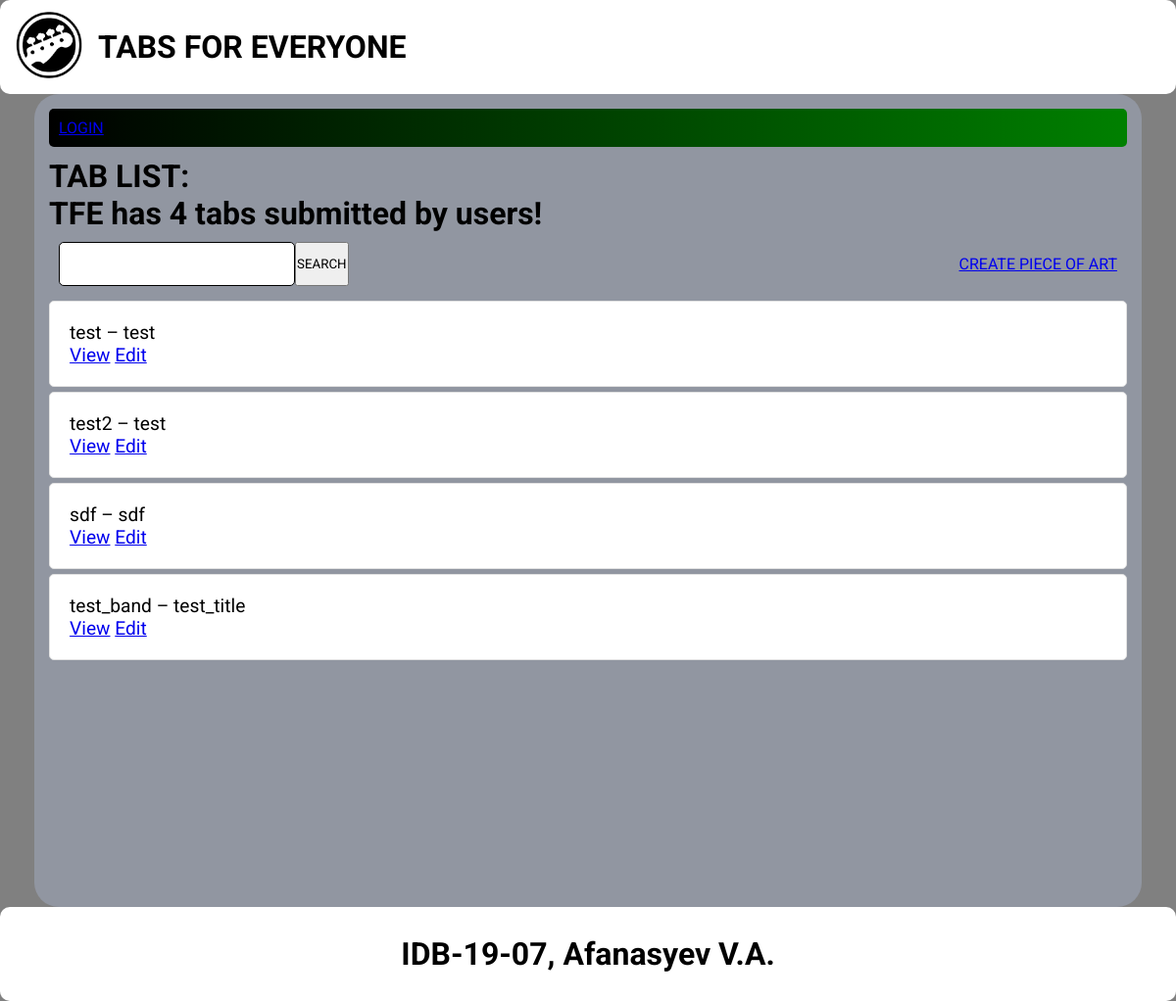
The page / on the database its author committed.
### tfe/models.py (models this page shows, shortened)
class Tab(models.Model):
    user = models.ForeignKey(User, on_delete=models.CASCADE, null=True, blank=True)
    time = models.DateTimeField(auto_now_add=True)
    band = models.CharField(max_length=100)
    album = models.CharField(max_length=100, null=True)
    title = models.CharField(max_length=100)
    instrument = models.CharField(max_length=100)
    description = models.TextField(null=True, blank=True)
    tab_image = models.ImageField(upload_to='images/')

### tfe/views.py (the view)
# urls.py: path('', TabList.as_view(), name='tabs'),
class TabList(ListView):
    model = Tab
    context_object_name = 'tabs'
    template_name = 'tfe/index.html'
    def get_context_data(self, *, object_list=None, **kwargs):
        context = super().get_context_data(**kwargs)
        context['tab_count'] = context['tabs'].count()
        search_input = self.request.GET.get('search_area') or ''
        if search_input:
            context['tabs'] = context['tabs'].filter(
                title__icontains=search_input,
                band__icontains=search_input
            )
        context['search_input'] = search_input
        return context

### tfe/templates/tfe/index.html
{% extends 'tfe/main.html' %}
{% block content %}
    <div class="user-bar">
        {% if request.user.is_authenticated %}
            <p>YOU ARE LOGGED IN AS: {{ request.user }}</p>
            <a href="{% url 'tfe:logout' %}">LOGOUT</a>
        {% else %}
            <a href="{% url 'tfe:login' %}">LOGIN</a>
        {% endif %}
    </div>
    <h1 class="tab-list-text">TAB LIST:</h1>
    {% if tab_count > 0 %}
        <h1>TFE has {{ tab_count }} tab{{ tab_count|pluralize:"s" }} submitted by users!</h1>
    {% else %}
        <h1>TFE has 0 tab{{ tab_count|pluralize:"s" }} submitted by users!</h1>
    {% endif %}
    <div class="search-create-wrapper">
        <form method="GET" class="search-area">
            <input type="text" name="search_area" value="{{ search_input }}">
            <input class="search-button" type="submit" value="SEARCH">
        </form>
        <a class="create-button" href="{% url 'tfe:tab_create' %}">CREATE PIECE OF ART</a>
    </div>
    <div class="tab-list-wrapper">
        {% for tab in tabs %}
            <div class="tab-wrapper">
                <div class="tab-band-title">
                    <p>{{ tab.band }} – {{ tab.title }}</p>
                    <a href="{% url 'tfe:tab' tab.id %}">View</a>
                    <a href="{% url 'tfe:tab_update' tab.id %}">Edit</a>
                </div>
            </div>
            {% empty %}
                <h3>No tabs in list</h3>
        {% endfor %}
    </div>
{% endblock content %}

### tfe/static/tfe/style.css (style rules this page uses)
* { margin: 0; padding: 0; font-family: 'Roboto', sans-serif; text-decoration: none; }
html { height: 100%; }
body { height: 100%; background-color: grey; overflow-x: hidden; }
input[type=text], input[type=password], textarea { border: 1px solid; border-radius: 5px; padding: 10px; font-size: 120%; }
a { text-decoration: underline; }
.user-bar { display: flex; justify-content: space-between; color: lime; padding: 10px; border-radius: 5px; background: linear-gradient(90deg, black, green); }
.tab-list-text { margin-top: 1%; }
.search-create-wrapper { display: flex; justify-content: space-between; align-items: center; padding: 10px; }
.search-area { display: flex; }
.tab-wrapper { display: flex; justify-content: space-between; align-items: center; padding: 20px; background-color: white; border: 1px solid rgb(226, 226, 226); border-radius: 5px; margin-top: 5px; }
.tab-band-title { font-size: 120%; }

### rows shown on the page
Tab: band "test", title "test"
Tab: band "test2", title "test"
Tab: band "sdf", title "sdf"
Tab: band "test_band", title "test_title"

### other values the page prints
{{ tab_count }} "4"
